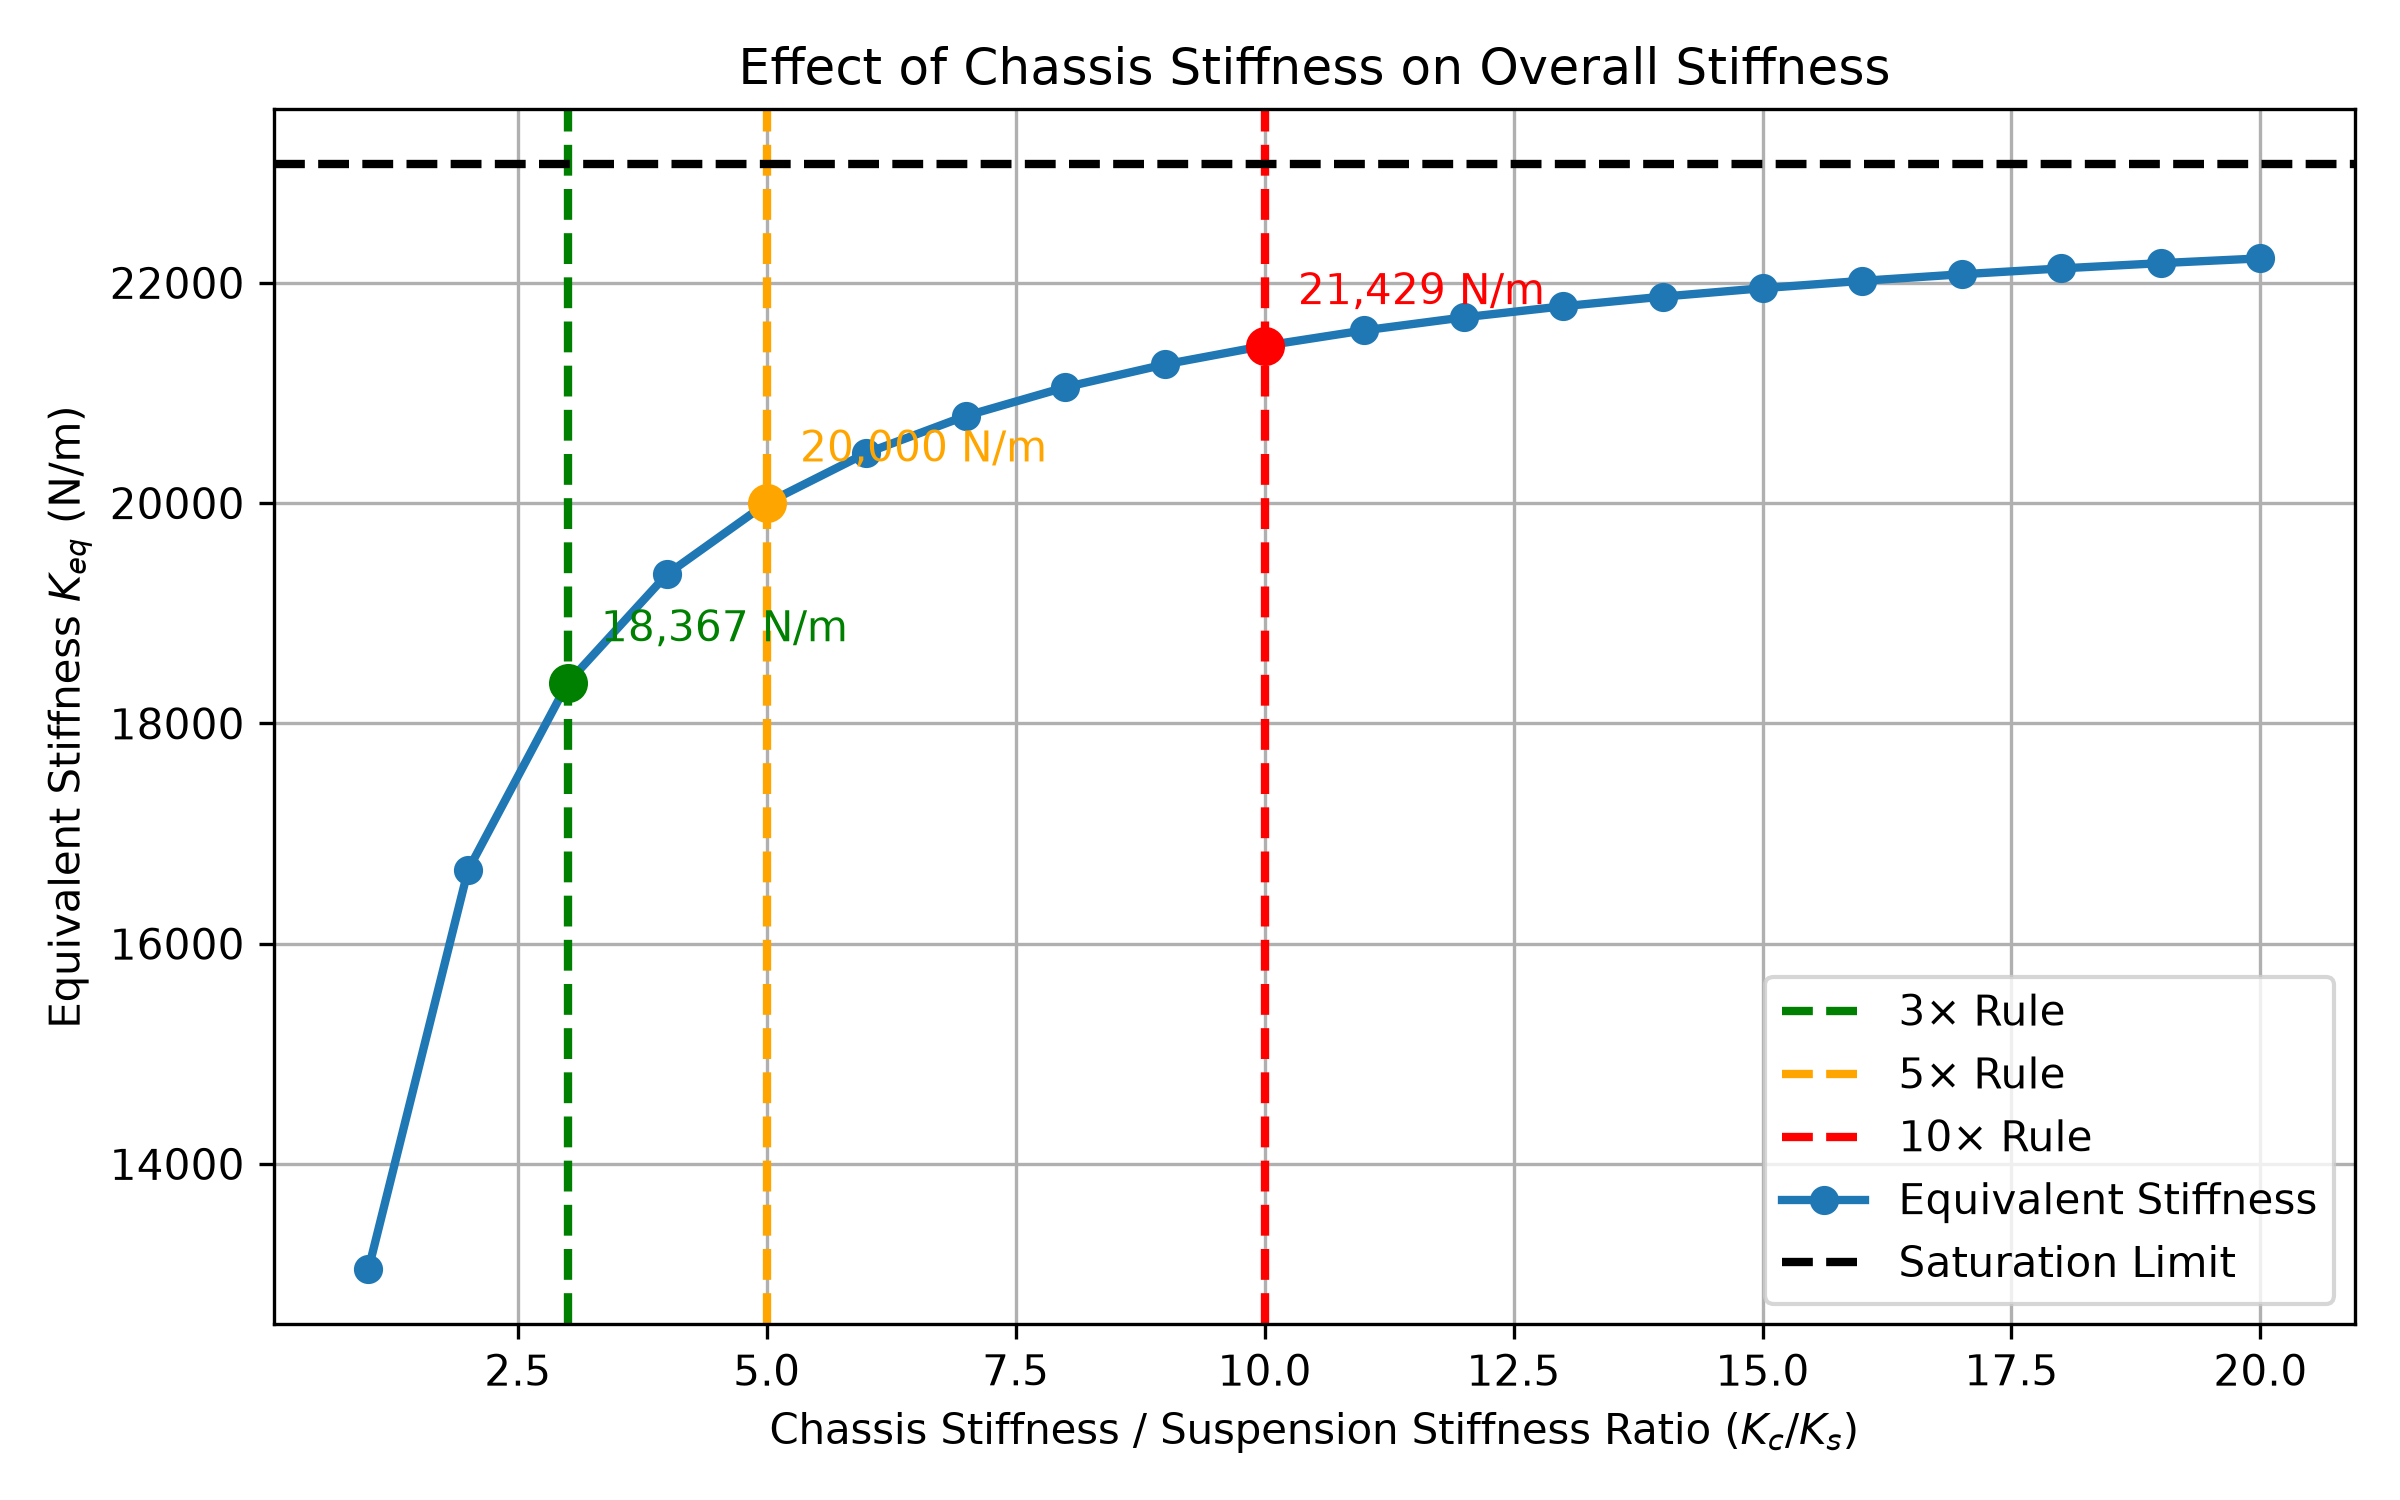

Here is the Python script that generated this plot:
import numpy as np
import matplotlib.pyplot as plt
from pathlib import Path


# Parameters
Ks = 30000.0      # Suspension stiffness (N/m)
Kt = 100000.0     # Tire stiffness (N/m)

# Chassis stiffness sweep
ratio = np.arange(1, 21)
Kc = ratio * Ks

# 剛性
# =====================================
# Equivalent stiffness
Keq = 1.0 / (1.0 / Kt + 1.0 / Ks + 1.0 / Kc)

# Saturation (Kc -> infinity)
Keq_inf = 1.0 / (1.0 / Kt + 1.0 / Ks)


# 10x Rule(10倍原則)
# =====================================
# Design ratios to highlight
plt.figure(figsize=(8, 5))
highlight_ratios = [3, 5, 10]

colors = {
    3: "green",
    5: "orange",
    10: "red"
}

for r in highlight_ratios:

    idx = np.where(ratio == r)[0][0]
    Keq_r = Keq[idx]

    print(f"Equivalent stiffness @{r}x = {Keq_r:,.1f} N/m")

    # Vertical line
    plt.axvline(
        r,
        linestyle="--",
        color=colors[r],
        linewidth=2,
        label=f"{r}× Rule"
    )

    # Highlight point
    plt.scatter(
        r,
        Keq_r,
        color=colors[r],
        s=70,
        zorder=5
    )

    # Annotation
    plt.annotate(
        f"{Keq_r:,.0f} N/m",
        xy=(r, Keq_r),
        xytext=(8, 10),
        textcoords="offset points",
        color=colors[r]
    )


# Plot
# =====================================
plt.plot(
    ratio,
    Keq,
    "o-",
    linewidth=2,
    markersize=6,
    label="Equivalent Stiffness"
)

# Saturation line
plt.axhline(
    Keq_inf,
    linestyle="--",
    color="black",
    linewidth=2,
    label="Saturation Limit"
)

plt.grid(True)

plt.xlabel("Chassis Stiffness / Suspension Stiffness Ratio ($K_c/K_s$)")
plt.ylabel("Equivalent Stiffness $K_{eq}$ (N/m)")
plt.title("Effect of Chassis Stiffness on Overall Stiffness")

plt.legend()

plt.tight_layout()

# Save figure
output_path = Path(__file__).parent / "Overall_Rigidity.png"

plt.savefig(output_path, dpi=300)

print(f"\nFigure saved to:\n{output_path}")

plt.show()
